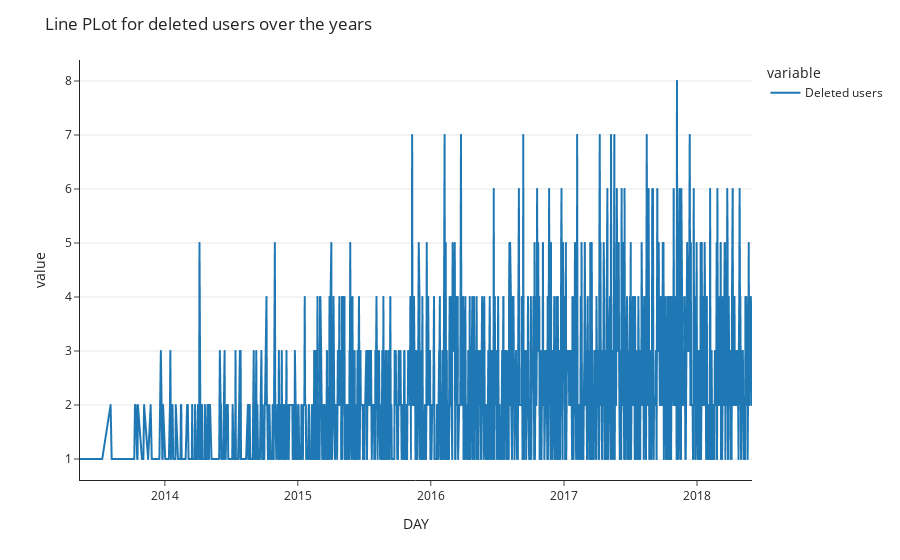

Source (notebook cell):
### Code cell
title='Line PLot for deleted users over the years'

line_plot(x='DAY',y=['deleted_users'],df=deleted_at,title=title)

### Figure 1 — Plotly figure (JSON) as saved in the notebook; plotly's stock layout.template omitted (floating-point values rounded to 4 significant figures; data arrays with more than 128 entries replaced by an {"elided": "..."} marker saying what was removed)
{"data": [{"hovertemplate": "variable=deleted_users<br>DAY=%{x}<br>value=%{y}<extra></extra>", "legendgroup": "deleted_users", "line": {"color": "#1F77B4", "dash": "solid"}, "marker": {"symbol": "circle"}, "mode": "lines", "name": "Deleted users", "showlegend": true, "type": "scattergl", "x": {"elided": "1290 str values"}, "xaxis": "x", "y": {"elided": "1290 int values"}, "yaxis": "y"}], "layout": {"autosize": true, "legend": {"title": {"text": "variable"}, "tracegroupgap": 0}, "margin": {"t": 60}, "title": {"text": "Line PLot for deleted users over the years"}, "xaxis": {"anchor": "y", "autorange": true, "domain": [0, 1], "range": ["2013-05-13", "2018-06-01"], "title": {"text": "DAY"}, "type": "date"}, "yaxis": {"anchor": "x", "autorange": true, "domain": [0, 1], "range": [0.6111, 8.389], "showgrid": true, "tickprefix": "", "title": {"text": "value"}, "type": "linear"}}}
